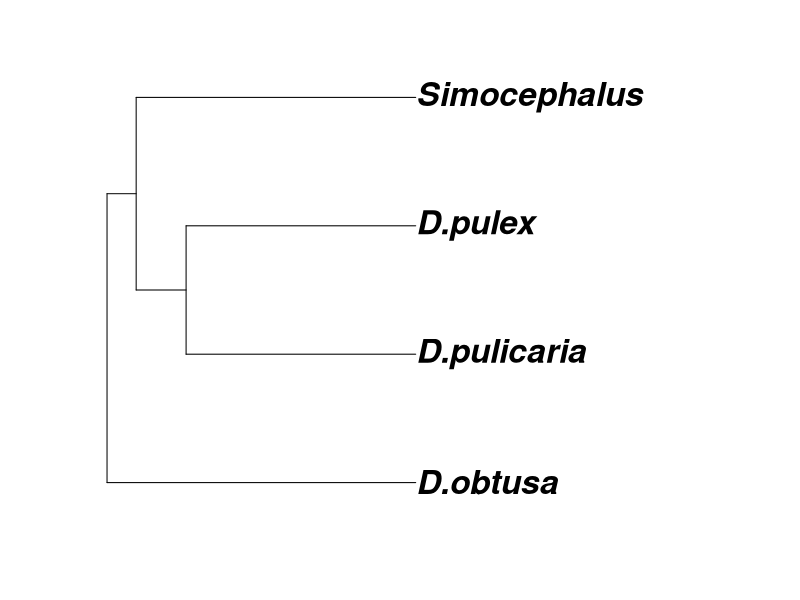

Here is the R script that generated this plot:
# Libraries
library(ape)
library(data.table)
library(tidyverse)
library(phytools)

pul.tree <- force.ultrametric(rtree(n = 4))
pul.tree$tip.label <- c( "D.obtusa", "D.pulicaria", "D.pulex", "Simocephalus")

root(pul.tree, outgroup = "Simocephalus")
plot(pul.tree, font = 4, cex = 2)     
